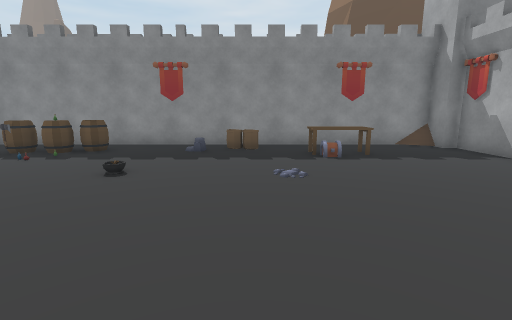
view 1 (above)

24 first-person views from a walk through a Unity game level. The camera is 1.3 m above the floor, tilts 10° down and sees 85° across. The floor is counted in squares, 1 m on a side. Each view is taken from the middle of a square. On the plan, view 1 faces up. The plan holds only what a view shows up to about 13 squares ahead; the rest is blank. The place goes on beyond the plan. The player character is not drawn. Some animated figures are not drawn. Some surface patterns are stand-ins.

view 2
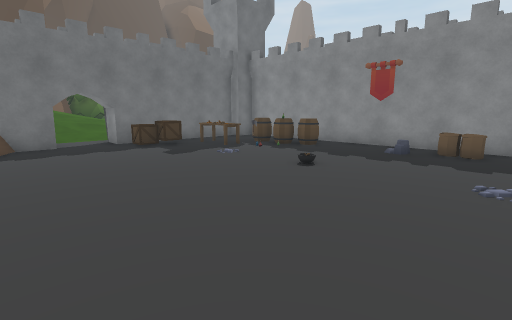

view 3
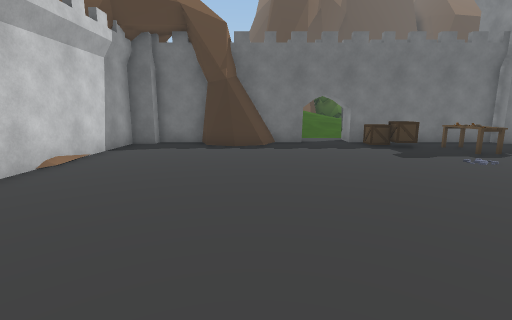

view 4
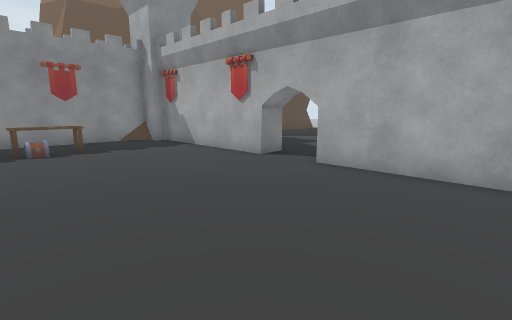

view 5
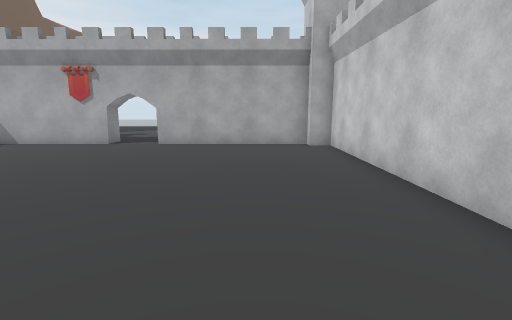

view 6
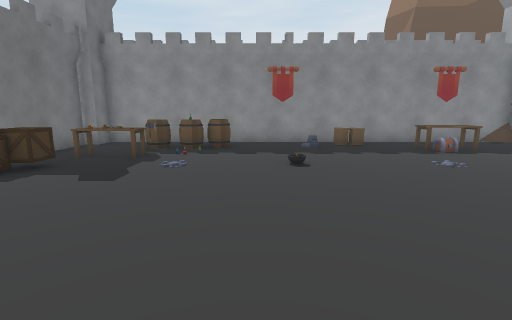

view 7
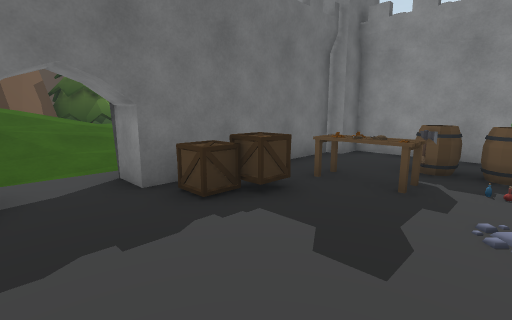

view 8
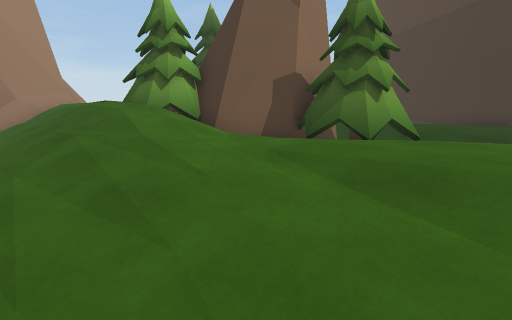

view 9
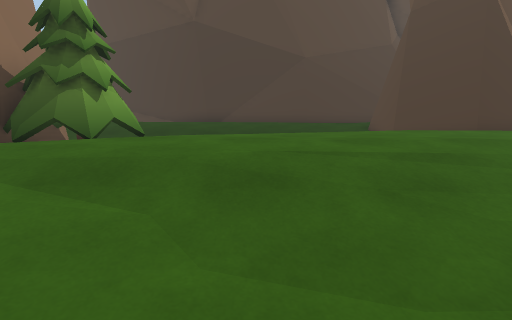

view 10
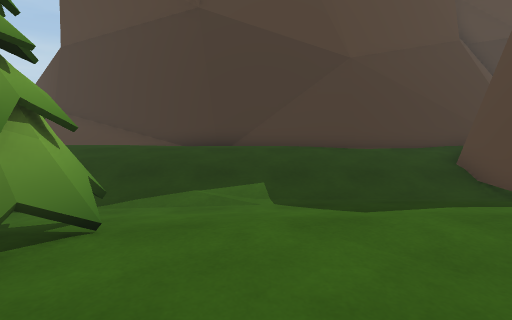

view 11
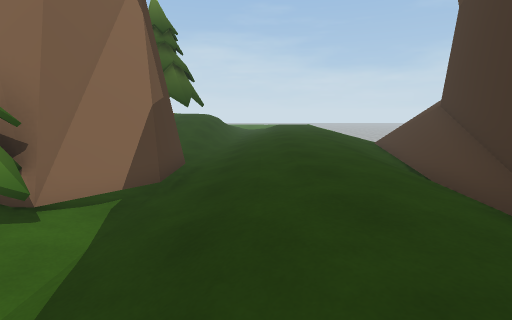

view 12
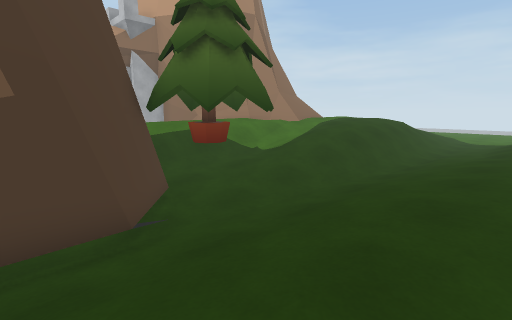

view 13
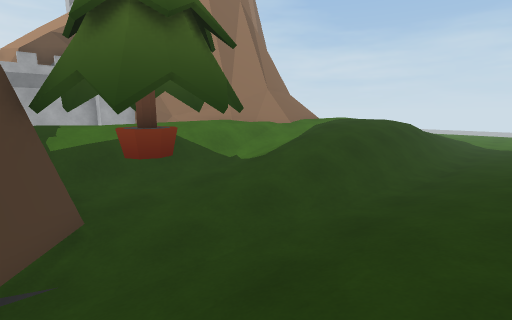

view 14
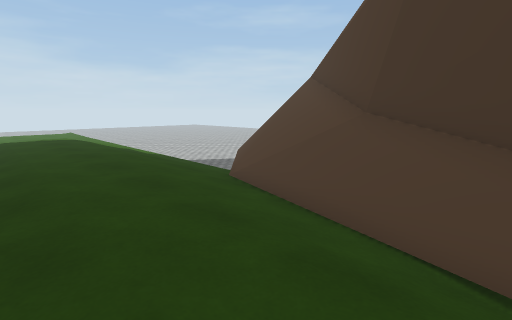

view 15
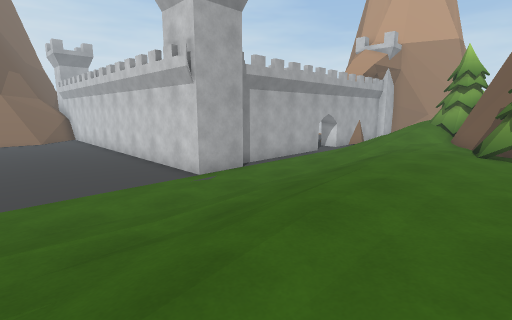

view 16
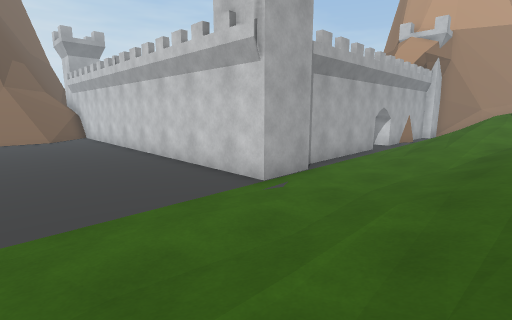

view 17
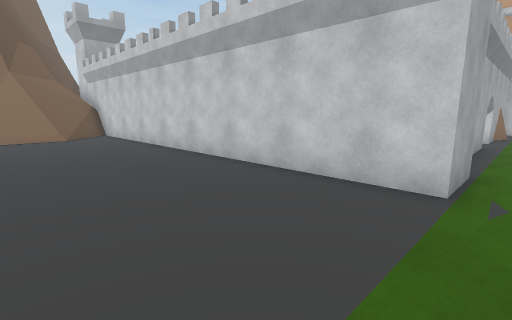

view 18
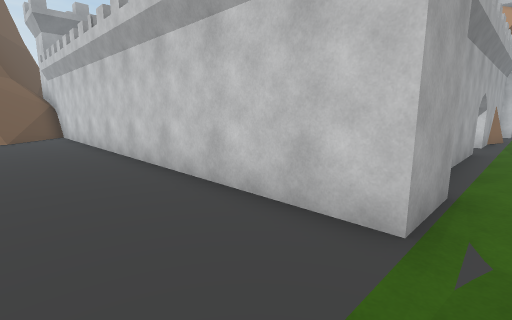

view 19
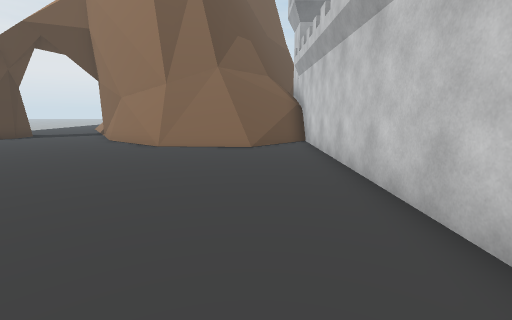

view 20
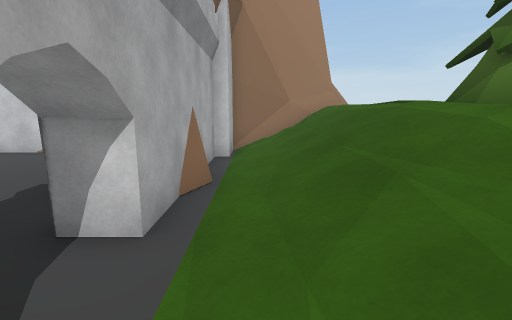

view 21
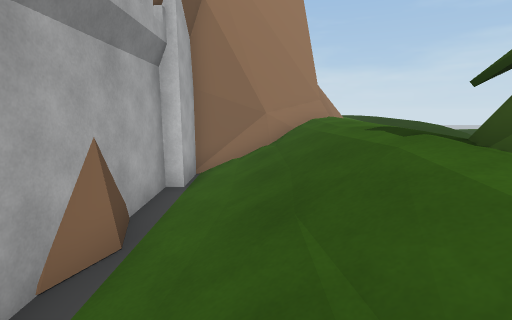

view 22
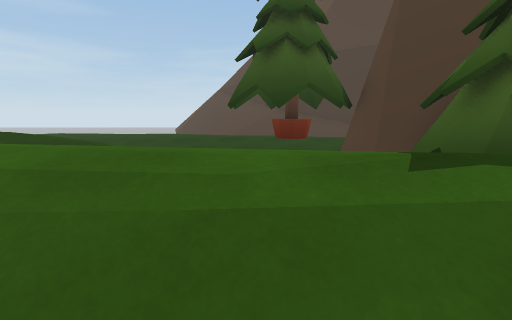

view 23
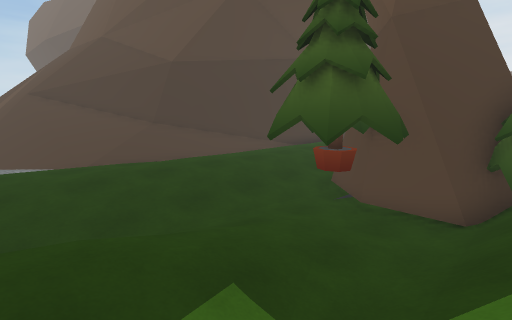

view 24
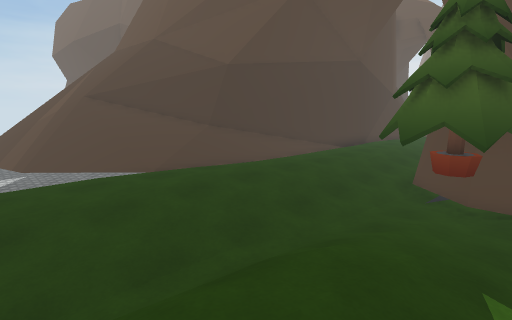

### Floor plan
Key: @ floor where view 1 was taken; # wall or solid block; x gap in a wall; . main floor; : floor 0.25 m higher than the main floor; - floor 0.25 m lower than the main floor; + floor 0.5 m higher than the main floor; * floor 0.75 m higher than the main floor; % floor 1.25 m higher than the main floor; & floor 1.5 m higher than the main floor; $ floor 1.75 m higher than the main floor; / step, stairs or slope; = window, fence, low wall or low ledge; ^ raised ledge; B barrel; A banner; G bag; E axe; C box; T tree; O other object.
Columns run from 33 left of view 1 to 10 right of it. Each row starts with its distance up from view 1.
 17      #     #=* ///::...............=#
 16      #=   ## **//::................=#
 15      ##*###= ***//:................=#
 14      ##*//:  ***///................=##
 13      ##*//://***///.................=##
 12      ##*//.//***///..##################
 11      ##*//.//***//:..####################
 10      #**//.//****/:..###...BB.A.GG..A...#
  9      #**//.//****//:.##..BBOB....G.OO...#
  8      #**//://****///.## .E.........OO...#
  7     ##***///TT***+//.## OOO.............#
  6     #/***///TTT***///##CC...../.........#
  5     #/***//TTTT**////##CC...............# ..
  4    ##/**///####*/////##C................##..
  3    #//**/+##  ##/////......................
  2   ##//**/+##  ##T////##.................#
  1   ##//**/:##  #TTT///##.................#
  0   #=//**///####TT$///###.........@......#
 -1  ##=//**//..###T/////###................#
 -2  ###/***//.TT:///$///###................#
 -3 #^=//***//.:::///&///##.................#
 -4 ^%x//***//.//:///$///###................#
 -5 ##//****/////////$///#########  #########
 -6 #=//***//://////$//###
 -7 =.//****/://////$###
 -8 -///***//://////=#
 -9 -///***//://&///##
-10  ///***//://&//==#

Where each view was taken, in squares from view 1:
view 1: 0 up, 0 right, facing up
view 2: 0 up, 1 right, facing up-left
view 3: 0 up, 1 right, facing left
view 4: 2 down, 1 right, facing up-right
view 5: 2 down, 4 left, facing right
view 6: 1 down, 4 left, facing up
view 7: 2 up, 6 left, facing up-left
view 8: 9 up, 13 left, facing down-left
view 9: 10 up, 13 left, facing left
view 10: 9 up, 17 left, facing left
view 11: 9 up, 25 left, facing down
view 12: 2 up, 27 left, facing down-right
view 13: 0 up, 26 left, facing down-right
view 14: 1 up, 26 left, facing down-left
view 15: 17 up, 20 left, facing down-right
view 16: 17 up, 17 left, facing down-right
view 17: 17 up, 13 left, facing down-right
view 18: 15 up, 13 left, facing down-right
view 19: 14 up, 8 left, facing right
view 20: 5 up, 13 left, facing down
view 21: 3 up, 14 left, facing down
view 22: 3 down, 14 left, facing left
view 23: 8 down, 18 left, facing up-left
view 24: 10 down, 20 left, facing up-left
